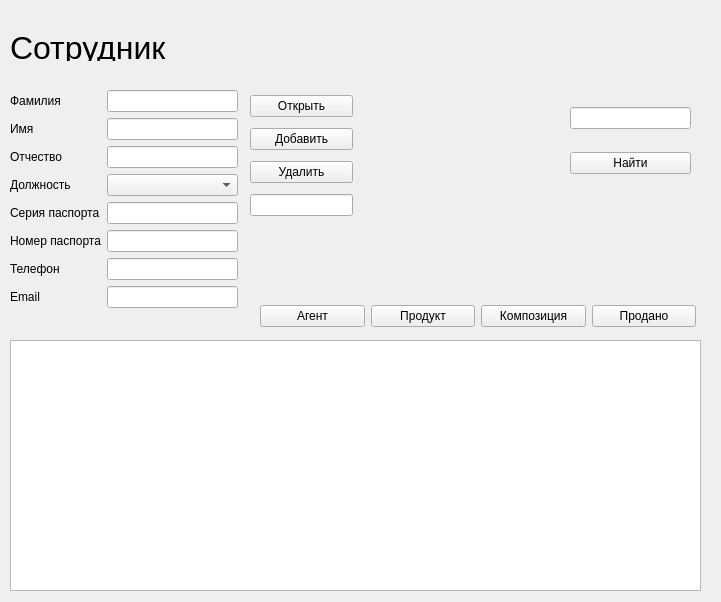
<?xml version="1.0" encoding="UTF-8"?>
<ui version="4.0">
 <class>glazkisave</class>
 <widget class="QWidget" name="glazkisave">
  <property name="geometry">
   <rect>
    <x>0</x>
    <y>0</y>
    <width>721</width>
    <height>602</height>
   </rect>
  </property>
  <property name="windowTitle">
   <string>Form</string>
  </property>
  <widget class="QTableWidget" name="tableWidget">
   <property name="geometry">
    <rect>
     <x>10</x>
     <y>340</y>
     <width>691</width>
     <height>251</height>
    </rect>
   </property>
  </widget>
  <widget class="QWidget" name="layoutWidget">
   <property name="geometry">
    <rect>
     <x>10</x>
     <y>90</y>
     <width>228</width>
     <height>573</height>
    </rect>
   </property>
   <layout class="QFormLayout" name="formLayout">
    <item row="0" column="0">
     <widget class="QLabel" name="label">
      <property name="text">
       <string>Фамилия</string>
      </property>
     </widget>
    </item>
    <item row="0" column="1">
     <widget class="QLineEdit" name="lineEdit"/>
    </item>
    <item row="1" column="0">
     <widget class="QLabel" name="label_2">
      <property name="text">
       <string>Имя</string>
      </property>
     </widget>
    </item>
    <item row="1" column="1">
     <widget class="QLineEdit" name="lineEdit_2"/>
    </item>
    <item row="2" column="0">
     <widget class="QLabel" name="label_3">
      <property name="text">
       <string>Отчество</string>
      </property>
     </widget>
    </item>
    <item row="2" column="1">
     <widget class="QLineEdit" name="lineEdit_3"/>
    </item>
    <item row="3" column="0">
     <widget class="QLabel" name="label_4">
      <property name="text">
       <string>Должность</string>
      </property>
     </widget>
    </item>
    <item row="3" column="1">
     <widget class="QComboBox" name="comboBox"/>
    </item>
    <item row="4" column="0">
     <widget class="QLabel" name="label_5">
      <property name="text">
       <string>Серия паспорта</string>
      </property>
     </widget>
    </item>
    <item row="4" column="1">
     <widget class="QLineEdit" name="lineEdit_4"/>
    </item>
    <item row="5" column="0">
     <widget class="QLabel" name="label_6">
      <property name="text">
       <string>Номер паспорта</string>
      </property>
     </widget>
    </item>
    <item row="5" column="1">
     <widget class="QLineEdit" name="lineEdit_5"/>
    </item>
    <item row="6" column="0">
     <widget class="QLabel" name="label_7">
      <property name="text">
       <string>Телефон</string>
      </property>
     </widget>
    </item>
    <item row="6" column="1">
     <widget class="QLineEdit" name="lineEdit_7"/>
    </item>
    <item row="7" column="0">
     <widget class="QLabel" name="label_8">
      <property name="text">
       <string>Email</string>
      </property>
     </widget>
    </item>
    <item row="7" column="1">
     <widget class="QLineEdit" name="lineEdit_6"/>
    </item>
   </layout>
  </widget>
  <widget class="QWidget" name="layoutWidget">
   <property name="geometry">
    <rect>
     <x>250</x>
     <y>90</y>
     <width>103</width>
     <height>134</height>
    </rect>
   </property>
   <layout class="QVBoxLayout" name="verticalLayout">
    <item>
     <widget class="QPushButton" name="pushButton">
      <property name="text">
       <string>Открыть</string>
      </property>
     </widget>
    </item>
    <item>
     <widget class="QPushButton" name="pushButton_2">
      <property name="text">
       <string>Добавить</string>
      </property>
     </widget>
    </item>
    <item>
     <widget class="QPushButton" name="pushButton_3">
      <property name="text">
       <string>Удалить</string>
      </property>
     </widget>
    </item>
    <item>
     <widget class="QLineEdit" name="lineEdit_8"/>
    </item>
   </layout>
  </widget>
  <widget class="QLabel" name="label_9">
   <property name="geometry">
    <rect>
     <x>10</x>
     <y>30</y>
     <width>681</width>
     <height>31</height>
    </rect>
   </property>
   <property name="minimumSize">
    <size>
     <width>0</width>
     <height>31</height>
    </size>
   </property>
   <property name="text">
    <string>&lt;html&gt;&lt;head/&gt;&lt;body&gt;&lt;p&gt;&lt;span style=&quot; font-size:24pt;&quot;&gt;Сотрудник&lt;/span&gt;&lt;/p&gt;&lt;/body&gt;&lt;/html&gt;</string>
   </property>
  </widget>
  <widget class="QWidget" name="layoutWidget">
   <property name="geometry">
    <rect>
     <x>260</x>
     <y>300</y>
     <width>436</width>
     <height>32</height>
    </rect>
   </property>
   <layout class="QGridLayout" name="gridLayout">
    <item row="0" column="0">
     <widget class="QPushButton" name="pushButton_8">
      <property name="text">
       <string>Агент</string>
      </property>
     </widget>
    </item>
    <item row="0" column="2">
     <widget class="QPushButton" name="pushButton_7">
      <property name="text">
       <string>Композиция</string>
      </property>
     </widget>
    </item>
    <item row="0" column="1">
     <widget class="QPushButton" name="pushButton_9">
      <property name="text">
       <string>Продукт</string>
      </property>
     </widget>
    </item>
    <item row="0" column="3">
     <widget class="QPushButton" name="pushButton_5">
      <property name="text">
       <string>Продано</string>
      </property>
     </widget>
    </item>
   </layout>
  </widget>
  <widget class="QWidget" name="layoutWidget_2">
   <property name="geometry">
    <rect>
     <x>570</x>
     <y>90</y>
     <width>121</width>
     <height>101</height>
    </rect>
   </property>
   <layout class="QVBoxLayout" name="verticalLayout_2">
    <item>
     <widget class="QLineEdit" name="lineEdit_9"/>
    </item>
    <item>
     <widget class="QPushButton" name="pushButton_10">
      <property name="text">
       <string>Найти</string>
      </property>
     </widget>
    </item>
   </layout>
  </widget>
 </widget>
 <resources/>
 <connections/>
</ui>
